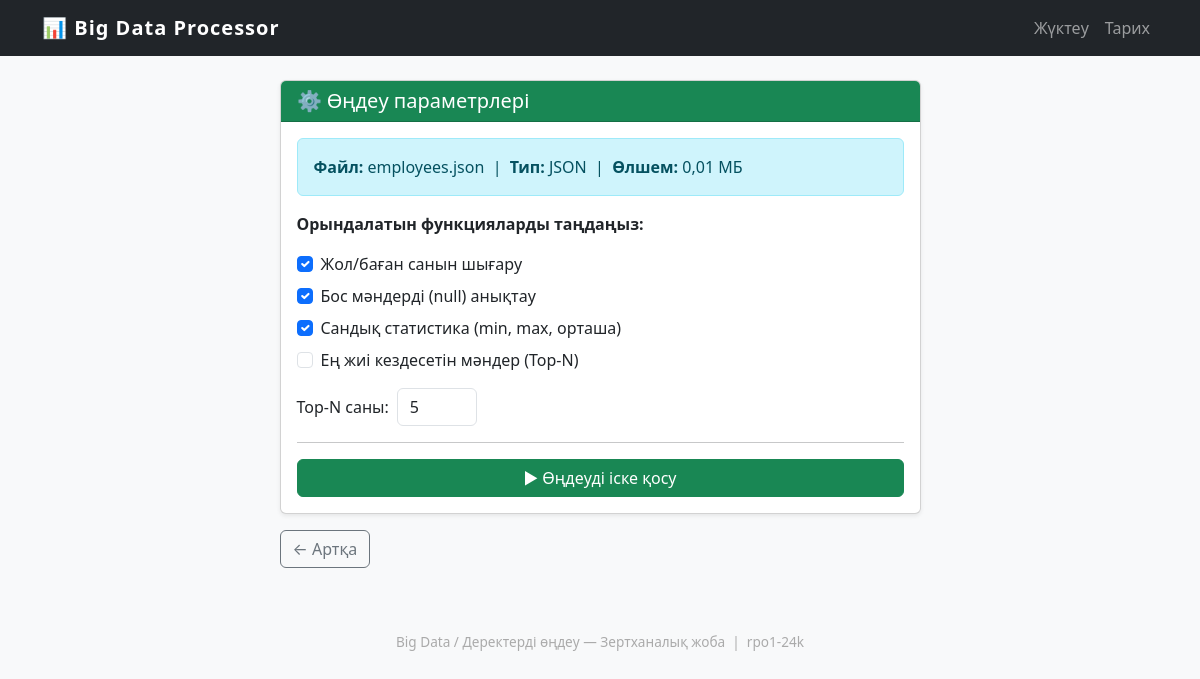
The page /process/2/ on the database its author committed.
### dataprocessor/models.py (models this page shows, shortened)
class UploadedFile(models.Model):
    file = models.FileField(upload_to='uploads/')
    original_name = models.CharField(max_length=255)
    file_size = models.BigIntegerField(default=0)
    file_type = models.CharField(max_length=10, blank=True)
    uploaded_at = models.DateTimeField(auto_now_add=True)
    is_processed = models.BooleanField(default=False)
    class Meta:
        verbose_name = 'Жүктелген файл'
        verbose_name_plural = 'Жүктелген файлдар'
        ordering = ['-uploaded_at']
    def get_file_size_mb(self):
        return round(self.file_size / (1024 * 1024), 2)

### dataprocessor/views.py (the view)
# urls.py: path('process/<int:file_id>/', views.process_view, name='process'),
def process_view(request, file_id: int):
    file_record = get_object_or_404(UploadedFile, pk=file_id)
    if request.method == 'POST':
        options_form = ProcessingOptionsForm(request.POST)
        if options_form.is_valid():
            opts = options_form.cleaned_data
            start_time = time.time()
            try:
                file_path = file_record.file.path
                df = load_file_to_dataframe(file_path, file_record.file_type)
                original_df = df.copy()
                df, detailed_changes = clean_data(df)
                changes = analyze_changes(original_df, df, detailed_changes)
                result_data = {}
                if opts.get('show_shape'):
                    result_data['shape'] = get_shape(df)
                if opts.get('show_nulls'):
                    result_data['null_info'] = get_null_info(df)
                if opts.get('show_stats'):
                    result_data['numeric_stats'] = get_numeric_stats(df)
                if opts.get('show_top_values'):
                    top_n = opts.get('top_n') or 5
                    result_data['top_values'] = get_top_values(df, top_n=top_n)
                elapsed = time.time() - start_time
                shape = result_data.get('shape', {})
                null_info = result_data.get('null_info', {})
                numeric = result_data.get('numeric_stats', {})
                top_vals = result_data.get('top_values', {})
                ProcessingResult.objects.update_or_create(
                    uploaded_file=file_record,
                    defaults={
                        'row_count':      shape.get('row_count'),
                        'column_count':   shape.get('column_count'),
                        'column_names':   shape.get('column_names'),
                        'null_counts':    null_info.get('null_counts'),
                        'total_nulls':    null_info.get('total_nulls'),
                        'numeric_stats':  numeric or None,
                        'top_values':     top_vals or None,
                        'processing_time': round(elapsed, 3),
                        'error_message':  '',
                    }
                )
                file_record.is_processed = True
                file_record.save()
                request.session['changes'] = changes
                messages.success(request, f'Өңдеу аяқталды! ({elapsed:.2f} сек)')
                return redirect('results', file_id=file_id)
            except NotImplementedError as e:
                messages.error(request, f'Функция әлі іске асырылмаған: {e}')
            except Exception as e:
                ProcessingResult.objects.update_or_create(
                    uploaded_file=file_record,
                    defaults={'error_message': str(e)}
                )
                messages.error(request, f'Өңдеу кезінде қате: {e}')
    else:
        options_form = ProcessingOptionsForm()
    context = {
        'file_record': file_record,
        'options_form': options_form,
    }
    return render(request, 'dataprocessor/process.html', context)

### dataprocessor/templates/dataprocessor/process.html (shortened to what this page needs)
{% extends "dataprocessor/base.html" %}
{% block content %}
<div class="row justify-content-center">
    <div class="col-md-7">
        <div class="card shadow-sm">
            <div class="card-header bg-success text-white">
                <h5 class="mb-0">⚙️ Өңдеу параметрлері</h5>
            </div>
            <div class="card-body">
                <div class="alert alert-info">
                    <strong>Файл:</strong> {{ file_record.original_name }}
                    &nbsp;|&nbsp;
                    <strong>Тип:</strong> {{ file_record.file_type|upper }}
                    &nbsp;|&nbsp;
                    <strong>Өлшем:</strong> {{ file_record.get_file_size_mb }} МБ
                </div>
                <form method="post">
                    <p class="fw-bold">Орындалатын функцияларды таңдаңыз:</p>
                    <div class="form-check mb-2">
                        {{ options_form.show_shape }}
                        <label class="form-check-label" for="{{ options_form.show_shape.id_for_label }}">
                            {{ options_form.show_shape.label }}
                        </label>
                    </div>
                    <div class="form-check mb-2">
                        {{ options_form.show_nulls }}
                        <label class="form-check-label" for="{{ options_form.show_nulls.id_for_label }}">
                            {{ options_form.show_nulls.label }}
                        </label>
                    </div>
                    <div class="form-check mb-2">
                        {{ options_form.show_stats }}
                        <label class="form-check-label" for="{{ options_form.show_stats.id_for_label }}">
                            {{ options_form.show_stats.label }}
                        </label>
                    </div>
                    <div class="form-check mb-3">
                        {{ options_form.show_top_values }}
                        <label class="form-check-label" for="{{ options_form.show_top_values.id_for_label }}">
                            {{ options_form.show_top_values.label }}
                        </label>
                    </div>
                    <div class="mb-3 d-flex align-items-center gap-2">
                        <label class="form-label mb-0">Top-N саны:</label>
                        {{ options_form.top_n }}
                    </div>
                    <hr>
                    <button type="submit" class="btn btn-success w-100" id="process-btn">
                        ▶ Өңдеуді іске қосу
                    </button>
                </form>
            </div>
        </div>
        <a href="{% url 'index' %}" class="btn btn-outline-secondary mt-3">← Артқа</a>
    </div>
</div>
{% endblock %}

### dataprocessor/templates/dataprocessor/base.html (style rules this page uses)
body { background: #f8f9fa; }

### rows shown on the page
UploadedFile: original_name "employees.json", file_type "JSON", get_file_size_mb "0,01"

### other values the page prints
{{ options_form.show_shape.label }} "Жол/баған санын шығару"
{{ options_form.show_nulls.label }} "Бос мәндерді (null) анықтау"
{{ options_form.show_stats.label }} "Сандық статистика (min, max, орташа)"
{{ options_form.show_top_values.label }} "Ең жиі кездесетін мәндер (Top-N)"
